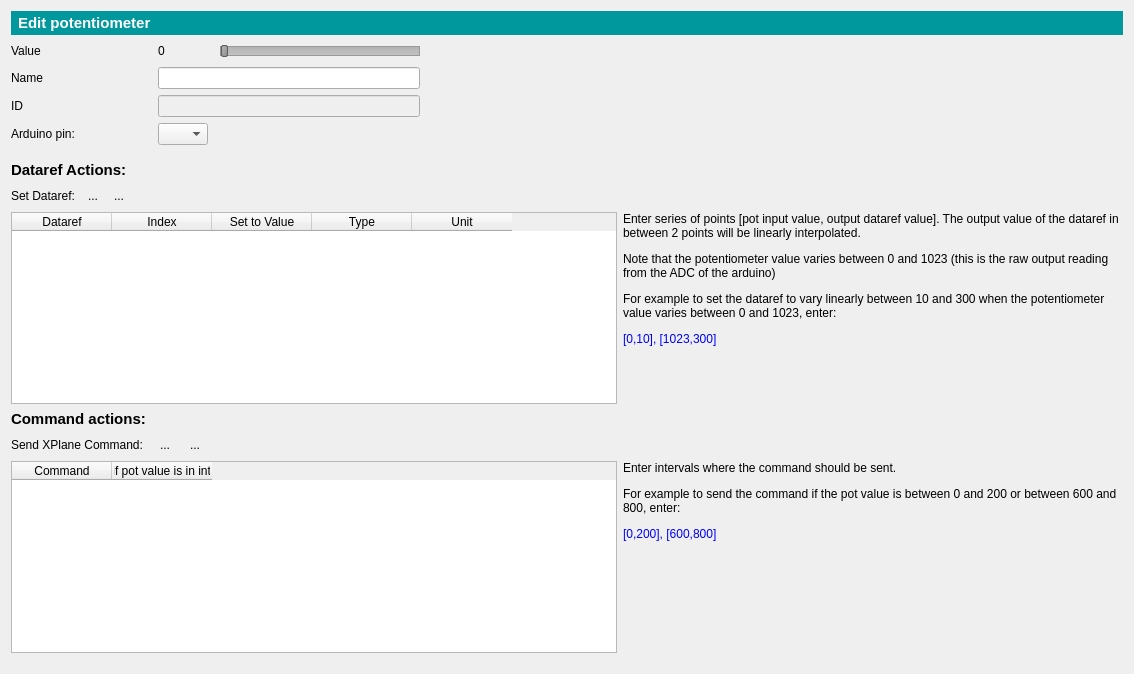
<?xml version="1.0" encoding="UTF-8"?>
<ui version="4.0">
 <class>potentiometerEditForm</class>
 <widget class="QWidget" name="potentiometerEditForm">
  <property name="geometry">
   <rect>
    <x>0</x>
    <y>0</y>
    <width>1134</width>
    <height>674</height>
   </rect>
  </property>
  <property name="sizePolicy">
   <sizepolicy hsizetype="Expanding" vsizetype="Expanding">
    <horstretch>0</horstretch>
    <verstretch>0</verstretch>
   </sizepolicy>
  </property>
  <property name="windowTitle">
   <string>Form</string>
  </property>
  <layout class="QGridLayout" name="gridLayout">
   <property name="sizeConstraint">
    <enum>QLayout::SetDefaultConstraint</enum>
   </property>
   <item row="3" column="2" colspan="3">
    <widget class="QLineEdit" name="nameLineEdit">
     <property name="minimumSize">
      <size>
       <width>250</width>
       <height>0</height>
      </size>
     </property>
     <property name="maximumSize">
      <size>
       <width>350</width>
       <height>16777215</height>
      </size>
     </property>
    </widget>
   </item>
   <item row="10" column="0" colspan="6">
    <layout class="QGridLayout" name="gridLayout_4">
     <item row="6" column="0">
      <widget class="QTableWidget" name="CMDS_TABLE">
       <property name="sizePolicy">
        <sizepolicy hsizetype="Preferred" vsizetype="Preferred">
         <horstretch>0</horstretch>
         <verstretch>0</verstretch>
        </sizepolicy>
       </property>
       <property name="toolTip">
        <string>&lt;html&gt;&lt;head/&gt;&lt;body&gt;&lt;p&gt;Enter intervals where the command should be sent. &lt;/p&gt;&lt;p&gt;For example to send the command if the pot value is between 0 and 200 or between 600 and 800, enter: &lt;/p&gt;&lt;p&gt;&lt;span style=&quot; color:#0000ff;&quot;&gt;(0,200), (600,800)&lt;/span&gt;&lt;/p&gt;&lt;/body&gt;&lt;/html&gt;</string>
       </property>
       <property name="toolTipDuration">
        <number>3</number>
       </property>
       <column>
        <property name="text">
         <string>Command</string>
        </property>
       </column>
       <column>
        <property name="text">
         <string>Send if pot value is in intervals</string>
        </property>
        <property name="toolTip">
         <string extracomment="Enter intervals where the command should be sent. For example to send the command if the pot value is between 0 and 200 or between 600 and 800, enter (0,200), (600,800)">&lt;html&gt;&lt;head/&gt;&lt;body&gt;&lt;p&gt;Enter intervals where the command should be sent. &lt;/p&gt;&lt;p&gt;For example to send the command if the pot value is between 0 and 200 or between 600 and 800, enter: &lt;/p&gt;&lt;p&gt;&lt;span style=&quot; color:#0000ff;&quot;&gt;(0,200), (600,800)&lt;/span&gt;&lt;/p&gt;&lt;/body&gt;&lt;/html&gt;</string>
        </property>
       </column>
      </widget>
     </item>
     <item row="3" column="0">
      <layout class="QHBoxLayout" name="horizontalLayout_6">
       <item>
        <widget class="QLabel" name="label_12">
         <property name="text">
          <string>Send XPlane Command: </string>
         </property>
        </widget>
       </item>
       <item>
        <widget class="QToolButton" name="ADDCMD_BTN">
         <property name="text">
          <string>...</string>
         </property>
         <property name="icon">
          <iconset>
           <normalon>:/newPrefix/plusIcon.png</normalon>
          </iconset>
         </property>
         <property name="autoRaise">
          <bool>true</bool>
         </property>
        </widget>
       </item>
       <item>
        <widget class="QToolButton" name="RMCMD_BTN">
         <property name="text">
          <string>...</string>
         </property>
         <property name="icon">
          <iconset>
           <normalon>:/newPrefix/minusIcon.png</normalon>
          </iconset>
         </property>
         <property name="autoRaise">
          <bool>true</bool>
         </property>
        </widget>
       </item>
       <item>
        <spacer name="horizontalSpacer_3">
         <property name="orientation">
          <enum>Qt::Horizontal</enum>
         </property>
         <property name="sizeHint" stdset="0">
          <size>
           <width>40</width>
           <height>20</height>
          </size>
         </property>
        </spacer>
       </item>
      </layout>
     </item>
     <item row="3" column="1">
      <layout class="QHBoxLayout" name="horizontalLayout_7"/>
     </item>
     <item row="6" column="1">
      <widget class="QLabel" name="label">
       <property name="minimumSize">
        <size>
         <width>500</width>
         <height>0</height>
        </size>
       </property>
       <property name="maximumSize">
        <size>
         <width>300</width>
         <height>16777215</height>
        </size>
       </property>
       <property name="text">
        <string>&lt;html&gt;&lt;head/&gt;&lt;body&gt;&lt;p&gt;Enter intervals where the command should be sent. &lt;/p&gt;&lt;p&gt;For example to send the command if the pot value is between 0 and 200 or between 600 and 800, enter: &lt;/p&gt;&lt;p&gt;&lt;span style=&quot; color:#0000ff;&quot;&gt;[0,200], [600,800]&lt;/span&gt;&lt;/p&gt;&lt;/body&gt;&lt;/html&gt;</string>
       </property>
       <property name="textFormat">
        <enum>Qt::RichText</enum>
       </property>
       <property name="alignment">
        <set>Qt::AlignLeading|Qt::AlignLeft|Qt::AlignTop</set>
       </property>
       <property name="wordWrap">
        <bool>true</bool>
       </property>
      </widget>
     </item>
    </layout>
   </item>
   <item row="4" column="2" colspan="3">
    <widget class="QLineEdit" name="IDlineEdit">
     <property name="enabled">
      <bool>false</bool>
     </property>
     <property name="minimumSize">
      <size>
       <width>250</width>
       <height>0</height>
      </size>
     </property>
     <property name="maximumSize">
      <size>
       <width>350</width>
       <height>16777215</height>
      </size>
     </property>
     <property name="readOnly">
      <bool>true</bool>
     </property>
    </widget>
   </item>
   <item row="5" column="2">
    <widget class="QComboBox" name="PIN_comboBox">
     <property name="maximumSize">
      <size>
       <width>50</width>
       <height>16777215</height>
      </size>
     </property>
    </widget>
   </item>
   <item row="0" column="0" colspan="6">
    <widget class="QLabel" name="label_8">
     <property name="font">
      <font>
       <pointsize>11</pointsize>
       <weight>75</weight>
       <bold>true</bold>
      </font>
     </property>
     <property name="styleSheet">
      <string notr="true">color: white;
background: rgb(0, 151, 157);
padding: 3px
</string>
     </property>
     <property name="text">
      <string>Edit potentiometer</string>
     </property>
    </widget>
   </item>
   <item row="6" column="0">
    <spacer name="verticalSpacer_2">
     <property name="orientation">
      <enum>Qt::Vertical</enum>
     </property>
     <property name="sizeType">
      <enum>QSizePolicy::Fixed</enum>
     </property>
     <property name="sizeHint" stdset="0">
      <size>
       <width>20</width>
       <height>10</height>
      </size>
     </property>
    </spacer>
   </item>
   <item row="1" column="0">
    <widget class="QLabel" name="label_17">
     <property name="text">
      <string>Value</string>
     </property>
    </widget>
   </item>
   <item row="9" column="0">
    <widget class="QLabel" name="label_15">
     <property name="font">
      <font>
       <pointsize>11</pointsize>
       <weight>75</weight>
       <bold>true</bold>
      </font>
     </property>
     <property name="text">
      <string>Command actions:</string>
     </property>
    </widget>
   </item>
   <item row="3" column="0">
    <widget class="QLabel" name="label_3">
     <property name="sizePolicy">
      <sizepolicy hsizetype="Minimum" vsizetype="Minimum">
       <horstretch>0</horstretch>
       <verstretch>0</verstretch>
      </sizepolicy>
     </property>
     <property name="layoutDirection">
      <enum>Qt::LeftToRight</enum>
     </property>
     <property name="text">
      <string>Name</string>
     </property>
    </widget>
   </item>
   <item row="7" column="0">
    <widget class="QLabel" name="label_9">
     <property name="font">
      <font>
       <pointsize>11</pointsize>
       <weight>75</weight>
       <bold>true</bold>
      </font>
     </property>
     <property name="text">
      <string>Dataref Actions:</string>
     </property>
    </widget>
   </item>
   <item row="5" column="0">
    <widget class="QLabel" name="label_18">
     <property name="text">
      <string>Arduino pin:</string>
     </property>
    </widget>
   </item>
   <item row="4" column="0">
    <widget class="QLabel" name="label_19">
     <property name="text">
      <string>ID</string>
     </property>
    </widget>
   </item>
   <item row="12" column="0">
    <spacer name="verticalSpacer">
     <property name="orientation">
      <enum>Qt::Vertical</enum>
     </property>
     <property name="sizeHint" stdset="0">
      <size>
       <width>20</width>
       <height>26</height>
      </size>
     </property>
    </spacer>
   </item>
   <item row="1" column="4">
    <widget class="QSlider" name="valueSlider">
     <property name="enabled">
      <bool>false</bool>
     </property>
     <property name="maximumSize">
      <size>
       <width>200</width>
       <height>16777215</height>
      </size>
     </property>
     <property name="styleSheet">
      <string notr="true">QSlider::groove:horizontal {
    border: 1px solid #999999;
    height: 8px; /* the groove expands to the size of the slider by default. by giving it a height, it has a fixed size */
    background: qlineargradient(x1:0, y1:0, x2:0, y2:1, stop:0 #B1B1B1, stop:1 #c4c4c4);
    margin: 2px 0;
}

QSlider::handle:horizontal {
    background: qlineargradient(x1:0, y1:0, x2:1, y2:1, stop:0 #b4b4b4, stop:1 #8f8f8f);
    border: 1px solid #5c5c5c;
    width: 5px;
    margin: -2px 0; /* handle is placed by default on the contents rect of the groove. Expand outside the groove */
    border-radius: 2px;
}

QSlider::sub-page:horizontal{
	border: 1px solid #999999;
    height: 8px;     
	background: qlineargradient(x1:0, y1:0, x2:0, y2:1, stop:0 #00979d, stop:1 #007579);
    margin: 2px 0;
}</string>
     </property>
     <property name="maximum">
      <number>1023</number>
     </property>
     <property name="orientation">
      <enum>Qt::Horizontal</enum>
     </property>
     <property name="invertedAppearance">
      <bool>false</bool>
     </property>
     <property name="tickPosition">
      <enum>QSlider::TicksAbove</enum>
     </property>
     <property name="tickInterval">
      <number>128</number>
     </property>
    </widget>
   </item>
   <item row="1" column="2">
    <widget class="QLabel" name="valueLabel">
     <property name="minimumSize">
      <size>
       <width>40</width>
       <height>0</height>
      </size>
     </property>
     <property name="text">
      <string>0</string>
     </property>
    </widget>
   </item>
   <item row="1" column="5">
    <spacer name="horizontalSpacer_5">
     <property name="orientation">
      <enum>Qt::Horizontal</enum>
     </property>
     <property name="sizeHint" stdset="0">
      <size>
       <width>40</width>
       <height>20</height>
      </size>
     </property>
    </spacer>
   </item>
   <item row="8" column="0" colspan="6">
    <layout class="QGridLayout" name="gridLayout_3">
     <item row="2" column="1">
      <layout class="QHBoxLayout" name="horizontalLayout_4">
       <property name="spacing">
        <number>2</number>
       </property>
       <item>
        <widget class="QLabel" name="label_11">
         <property name="text">
          <string>Set Dataref: </string>
         </property>
        </widget>
       </item>
       <item>
        <widget class="QToolButton" name="ADDDREF_BTN">
         <property name="text">
          <string>...</string>
         </property>
         <property name="icon">
          <iconset resource="resources.qrc">
           <normaloff>:/newPrefix/plusIcon.png</normaloff>:/newPrefix/plusIcon.png</iconset>
         </property>
         <property name="autoRaise">
          <bool>true</bool>
         </property>
        </widget>
       </item>
       <item>
        <widget class="QToolButton" name="RMDREF_BTN">
         <property name="text">
          <string>...</string>
         </property>
         <property name="icon">
          <iconset resource="resources.qrc">
           <normaloff>:/newPrefix/minusIcon.png</normaloff>:/newPrefix/minusIcon.png</iconset>
         </property>
         <property name="autoRaise">
          <bool>true</bool>
         </property>
        </widget>
       </item>
       <item>
        <spacer name="horizontalSpacer_2">
         <property name="orientation">
          <enum>Qt::Horizontal</enum>
         </property>
         <property name="sizeHint" stdset="0">
          <size>
           <width>40</width>
           <height>20</height>
          </size>
         </property>
        </spacer>
       </item>
      </layout>
     </item>
     <item row="2" column="4">
      <layout class="QHBoxLayout" name="horizontalLayout_5"/>
     </item>
     <item row="3" column="1">
      <widget class="QTableWidget" name="DREFS_TABLE">
       <property name="sizePolicy">
        <sizepolicy hsizetype="Preferred" vsizetype="Preferred">
         <horstretch>0</horstretch>
         <verstretch>0</verstretch>
        </sizepolicy>
       </property>
       <column>
        <property name="text">
         <string>Dataref</string>
        </property>
       </column>
       <column>
        <property name="text">
         <string>Index</string>
        </property>
       </column>
       <column>
        <property name="text">
         <string>Set to Value</string>
        </property>
       </column>
       <column>
        <property name="text">
         <string>Type</string>
        </property>
       </column>
       <column>
        <property name="text">
         <string>Unit</string>
        </property>
       </column>
      </widget>
     </item>
     <item row="3" column="3" colspan="2">
      <widget class="QLabel" name="drefsHelpText">
       <property name="minimumSize">
        <size>
         <width>500</width>
         <height>0</height>
        </size>
       </property>
       <property name="maximumSize">
        <size>
         <width>300</width>
         <height>16777215</height>
        </size>
       </property>
       <property name="text">
        <string>&lt;html&gt;&lt;head/&gt;&lt;body&gt;&lt;p&gt;Enter series of points [pot input value, output dataref value]. The output value of the dataref in between 2 points will be linearly interpolated. &lt;/p&gt;&lt;p&gt;Note that the potentiometer value varies between 0 and 1023 (this is the raw output reading from the ADC of the arduino)&lt;/p&gt;&lt;p&gt;For example to set the dataref to vary linearly between 10 and 300 when the potentiometer value varies between 0 and 1023, enter: &lt;/p&gt;&lt;p&gt;&lt;span style=&quot; color:#0000ff;&quot;&gt;[0,10], [1023,300]&lt;/span&gt;&lt;/p&gt;&lt;/body&gt;&lt;/html&gt;</string>
       </property>
       <property name="textFormat">
        <enum>Qt::RichText</enum>
       </property>
       <property name="alignment">
        <set>Qt::AlignLeading|Qt::AlignLeft|Qt::AlignTop</set>
       </property>
       <property name="wordWrap">
        <bool>true</bool>
       </property>
      </widget>
     </item>
    </layout>
   </item>
  </layout>
 </widget>
 <resources>
  <include location="resources.qrc"/>
 </resources>
 <connections>
  <connection>
   <sender>ADDDREF_BTN</sender>
   <signal>clicked()</signal>
   <receiver>potentiometerEditForm</receiver>
   <slot>addDataref()</slot>
   <hints>
    <hint type="sourcelabel">
     <x>98</x>
     <y>207</y>
    </hint>
    <hint type="destinationlabel">
     <x>381</x>
     <y>0</y>
    </hint>
   </hints>
  </connection>
  <connection>
   <sender>RMDREF_BTN</sender>
   <signal>clicked()</signal>
   <receiver>potentiometerEditForm</receiver>
   <slot>rmDataref()</slot>
   <hints>
    <hint type="sourcelabel">
     <x>123</x>
     <y>207</y>
    </hint>
    <hint type="destinationlabel">
     <x>456</x>
     <y>0</y>
    </hint>
   </hints>
  </connection>
  <connection>
   <sender>ADDCMD_BTN</sender>
   <signal>clicked()</signal>
   <receiver>potentiometerEditForm</receiver>
   <slot>addCommand()</slot>
   <hints>
    <hint type="sourcelabel">
     <x>141</x>
     <y>433</y>
    </hint>
    <hint type="destinationlabel">
     <x>119</x>
     <y>4</y>
    </hint>
   </hints>
  </connection>
  <connection>
   <sender>RMCMD_BTN</sender>
   <signal>clicked()</signal>
   <receiver>potentiometerEditForm</receiver>
   <slot>rmCommand()</slot>
   <hints>
    <hint type="sourcelabel">
     <x>174</x>
     <y>437</y>
    </hint>
    <hint type="destinationlabel">
     <x>166</x>
     <y>0</y>
    </hint>
   </hints>
  </connection>
  <connection>
   <sender>CMDS_TABLE</sender>
   <signal>cellDoubleClicked(int,int)</signal>
   <receiver>potentiometerEditForm</receiver>
   <slot>editXPCommand()</slot>
   <hints>
    <hint type="sourcelabel">
     <x>240</x>
     <y>497</y>
    </hint>
    <hint type="destinationlabel">
     <x>238</x>
     <y>5</y>
    </hint>
   </hints>
  </connection>
  <connection>
   <sender>nameLineEdit</sender>
   <signal>editingFinished()</signal>
   <receiver>potentiometerEditForm</receiver>
   <slot>updateXMLdata()</slot>
   <hints>
    <hint type="sourcelabel">
     <x>368</x>
     <y>74</y>
    </hint>
    <hint type="destinationlabel">
     <x>510</x>
     <y>0</y>
    </hint>
   </hints>
  </connection>
  <connection>
   <sender>PIN_comboBox</sender>
   <signal>currentIndexChanged(int)</signal>
   <receiver>potentiometerEditForm</receiver>
   <slot>updateXMLdata()</slot>
   <hints>
    <hint type="sourcelabel">
     <x>183</x>
     <y>141</y>
    </hint>
    <hint type="destinationlabel">
     <x>487</x>
     <y>-6</y>
    </hint>
   </hints>
  </connection>
  <connection>
   <sender>CMDS_TABLE</sender>
   <signal>itemChanged(QTableWidgetItem*)</signal>
   <receiver>potentiometerEditForm</receiver>
   <slot>updateXMLdata()</slot>
   <hints>
    <hint type="sourcelabel">
     <x>360</x>
     <y>481</y>
    </hint>
    <hint type="destinationlabel">
     <x>563</x>
     <y>44</y>
    </hint>
   </hints>
  </connection>
  <connection>
   <sender>PIN_comboBox</sender>
   <signal>currentTextChanged(QString)</signal>
   <receiver>potentiometerEditForm</receiver>
   <slot>updatePin()</slot>
   <hints>
    <hint type="sourcelabel">
     <x>183</x>
     <y>141</y>
    </hint>
    <hint type="destinationlabel">
     <x>344</x>
     <y>163</y>
    </hint>
   </hints>
  </connection>
  <connection>
   <sender>DREFS_TABLE</sender>
   <signal>cellDoubleClicked(int,int)</signal>
   <receiver>potentiometerEditForm</receiver>
   <slot>editXPDataref()</slot>
   <hints>
    <hint type="sourcelabel">
     <x>666</x>
     <y>346</y>
    </hint>
    <hint type="destinationlabel">
     <x>665</x>
     <y>99</y>
    </hint>
   </hints>
  </connection>
  <connection>
   <sender>DREFS_TABLE</sender>
   <signal>itemChanged(QTableWidgetItem*)</signal>
   <receiver>potentiometerEditForm</receiver>
   <slot>updateXMLdata()</slot>
   <hints>
    <hint type="sourcelabel">
     <x>595</x>
     <y>317</y>
    </hint>
    <hint type="destinationlabel">
     <x>571</x>
     <y>150</y>
    </hint>
   </hints>
  </connection>
 </connections>
 <slots>
  <slot>addCommand()</slot>
  <slot>rmCommand()</slot>
  <slot>addDataref()</slot>
  <slot>rmDataref()</slot>
  <slot>editXPCommand()</slot>
  <slot>updateXMLdata()</slot>
  <slot>testCommands()</slot>
  <slot>updatePin()</slot>
  <slot>editXPDataref()</slot>
  <slot>testDatarefs()</slot>
  <slot>activateSave()</slot>
 </slots>
</ui>
